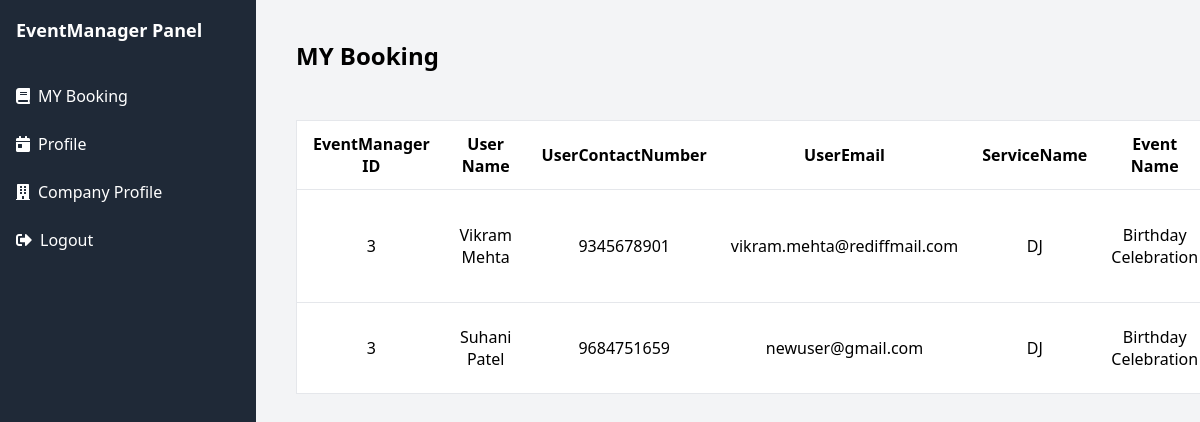
Page /event-management/pages/eventmanager.php (signed in) on the committed database.
### tables this page shows
CREATE TABLE `booking` (
  `booking_id` int(5) NOT NULL,
  `user_id` int(5) NOT NULL,
  `event_manager_id` int(5) NOT NULL,
  `vs_id` int(5) NOT NULL,
  `event_id` int(5) NOT NULL,
  `event_address` varchar(30) NOT NULL,
  `city_id` int(5) NOT NULL,
  `event_date` date NOT NULL,
  `advance_payment` int(5) DEFAULT 2500,
  `event_time` time NOT NULL,
  `payment_date` date DEFAULT curdate(),
  `payment_time` time DEFAULT curtime(),
  `actual_payment` int(5) DEFAULT NULL,
  `status` enum('pending','cancelled','approved') NOT NULL
);

CREATE TABLE `user` (
  `user_id` int(5) NOT NULL,
  `name` varchar(50) NOT NULL,
  `email` varchar(30) NOT NULL,
  `password` varchar(15) NOT NULL,
  `contact_number` varchar(15) NOT NULL
);

CREATE TABLE `service` (
  `service_id` int(5) NOT NULL,
  `service_name` varchar(30) NOT NULL,
  `amount` int(5) NOT NULL
);

CREATE TABLE `event` (
  `event_id` int(5) NOT NULL,
  `event_name` varchar(30) NOT NULL
);

### event-management/pages/eventmanager.php (the view, shortened to what this page needs)
<html lang="en">
<head>
    <script src="https://cdn.tailwindcss.com"></script>
    <link
        rel="stylesheet"
        href="https://cdnjs.cloudflare.com/ajax/libs/font-awesome/5.15.3/css/all.min.css"
    />
</head>
<body class="bg-gray-100">
    <div class="flex min-h-screen">
        <div class="w-64 bg-gray-800 text-white fixed top-0 left-0 h-full overflow-auto">
            <div class="p-4 text-lg font-bold">EventManager Panel</div>
            <ul class="space-y-2 mt-4">
                <li class="px-4 py-2 hover:bg-gray-700">
                    <a href="#" class="flex items-center" onclick="showSection('booking')">
                        <i class="fas fa-book mr-2"></i>
                        MY Booking
                    </a>
                </li>
                <li class="px-4 py-2 hover:bg-gray-700">
                    <a href="#" class="flex items-center" onclick="showSection('profile')">
                        <i class="fas fa-calendar-day mr-2"></i>
                        Profile
                    </a>
                </li>
                <li class="px-4 py-2 hover:bg-gray-700">
                    <a href="#" class="flex items-center" onclick="showSection('companyProfile')">
                        <i class="fas fa-building mr-2"></i>
                        Company Profile
                    </a>
                </li>
                <li class="px-4 py-2 hover:bg-gray-700">
                    <a href="EmLogin.php" class="flex items-center">
                        <i class="fas fa-sign-out-alt mr-2"></i>
                        Logout
                    </a>
                </li>
            </ul>
        </div>
        <div class="flex-1 p-10 ml-64 overflow-auto min-h-screen">
            <div id="booking" class="section ">
                <h1 class="text-2xl font-bold">MY Booking</h1>
                <br />
                <?php
                include '../includes/config.php';
				$eventmanagerId = $_SESSION['event_manager_id'];
                $sql = "SELECT
    b.event_manager_id,
    u.name AS user_name,
    u.contact_number AS user_contact_number,
    u.email AS user_email,
    s.service_name,
    e.event_name,
    b.event_address,
    b.event_time,
    b.event_date,
    v.name AS vendor_name,
    v.email AS vendor_email,
    v.shop_contact_number AS vendor_contact_number,
    c.city_name,
    st.state_name
FROM booking b
JOIN user u ON b.user_id = u.user_id
JOIN event e ON b.event_id = e.event_id
JOIN vendorservicedetails vsd ON b.vs_id = vsd.vs_id
JOIN vendor v ON vsd.vendor_id = v.vendor_id
JOIN service s ON vsd.service_id = s.service_id
JOIN citymaster c ON b.city_id = c.city_id
JOIN statemaster st ON c.state_id = st.state_id
WHERE b.event_manager_id = $eventmanagerId;";
                $result = $conn->query($sql);
                if ($result->num_rows > 0) {
                    echo '<table class="min-w-full bg-white border" align="center">';
                    echo '<thead>';
                    echo '<tr>';
                    echo '<th class="py-3 px-4 border-b">EventManager ID</th>';
                    echo '<th class="py-3 px-4 border-b">User Name</th>';
                    echo '<th class="py-3 px-4 border-b">UserContactNumber</th>';
                    echo '<th class="py-3 px-4 border-b">UserEmail</th>';
                    echo '<th class="py-3 px-4 border-b">ServiceName</th>';
                    echo '<th class="py-3 px-4 border-b">Event Name</th>';
                    echo '</tr>';
                    echo '</thead>';
                    echo '<tbody>';
                    while ($row = $result->fetch_assoc()) {
                        echo '<tr align="center">';
                        echo '<td class="py-3 px-2 border-b">' . $row["event_manager_id"] . '</td>';
                        echo '<td class="py-3 px-2 border-b">' . $row["user_name"] . '</td>';
                        echo '<td class="py-3 px-2 border-b">' . $row["user_contact_number"] . '</td>';
                        echo '<td class="py-3 px-2 border-b">' . $row["user_email"] . '</td>';
                        echo '<td class="py-3 px-2 border-b">' . $row["service_name"] . '</td>';
                        echo '<td class="py-3 px-2 border-b">' . $row["event_name"] . '</td>';
					   echo '<td class="py-3 px-2 border-b">';?>
                        <?php
                        echo '</tr>';
                    }
                    echo '</tbody>';
                    echo '</table>';
                } else {
                    echo "0 results";
                }
                ?>
            </div>
        </div>
    </div>
</body>
</html>

### rows in the picture
booking: event_manager "3", user.name "Vikram Mehta", user.contact_number "9345678901", user.email "vikram.mehta@rediffmail.com", service.service_name "DJ", event.event_name "Birthday Celebration"
booking: event_manager "3", user.name "Suhani Patel", user.contact_number "9684751659", user.email "newuser@gmail.com", service.service_name "DJ", event.event_name "Birthday Celebration"
